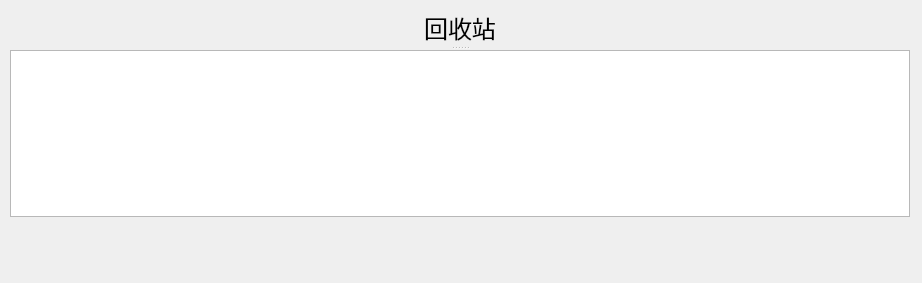
<?xml version="1.0" encoding="UTF-8"?>
<ui version="4.0">
 <class>RecycleBinDialog</class>
 <widget class="QDialog" name="RecycleBinDialog">
  <property name="geometry">
   <rect>
    <x>0</x>
    <y>0</y>
    <width>922</width>
    <height>283</height>
   </rect>
  </property>
  <property name="windowTitle">
   <string>回收站</string>
  </property>
  <widget class="QSplitter" name="splitter">
   <property name="geometry">
    <rect>
     <x>10</x>
     <y>10</y>
     <width>900</width>
     <height>207</height>
    </rect>
   </property>
   <property name="orientation">
    <enum>Qt::Vertical</enum>
   </property>
   <widget class="QLabel" name="label">
    <property name="font">
     <font>
      <family>隶书</family>
      <pointsize>18</pointsize>
     </font>
    </property>
    <property name="text">
     <string>回收站</string>
    </property>
    <property name="alignment">
     <set>Qt::AlignCenter</set>
    </property>
   </widget>
   <widget class="QTableView" name="tableView"/>
  </widget>
 </widget>
 <resources/>
 <connections/>
</ui>
